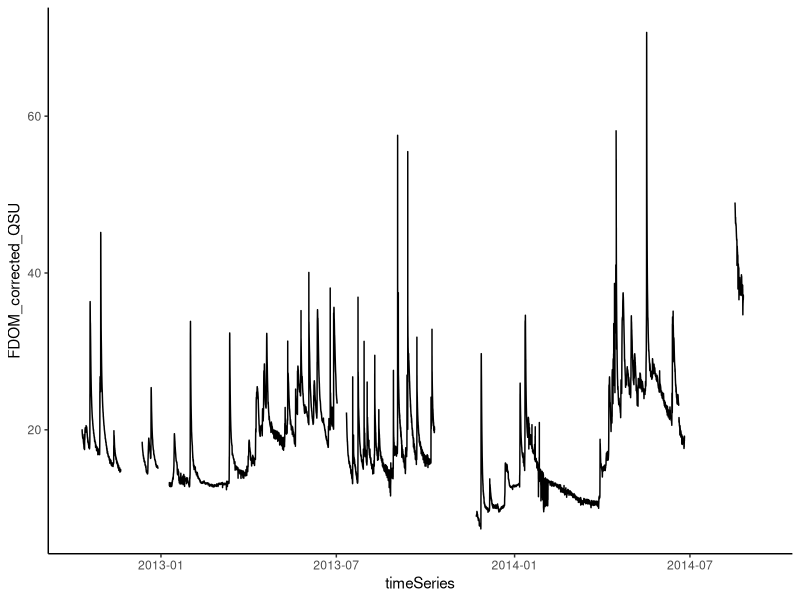

Write R code to recreate this figure.
library(ggplot2)
library(tidyverse)
library(lubridate)

#Import data

flurDataRaw <- read_csv("hbSoils/data_raw/HBF fDOM.csv")

#Clean Data

cleanFlurData <- flurDataRaw %>% select(Date.Time.EST, FDOM_corrected_QSU)

#Mutate to DateTime
cleanFlurData <- cleanFlurData %>% mutate(timeSeries = mdy_hm(Date.Time.EST)) %>%
  select(timeSeries, FDOM_corrected_QSU)

#Test GGPlot
ggplot(cleanFlurData, aes(timeSeries, FDOM_corrected_QSU)) + geom_line() +
  theme_classic()


